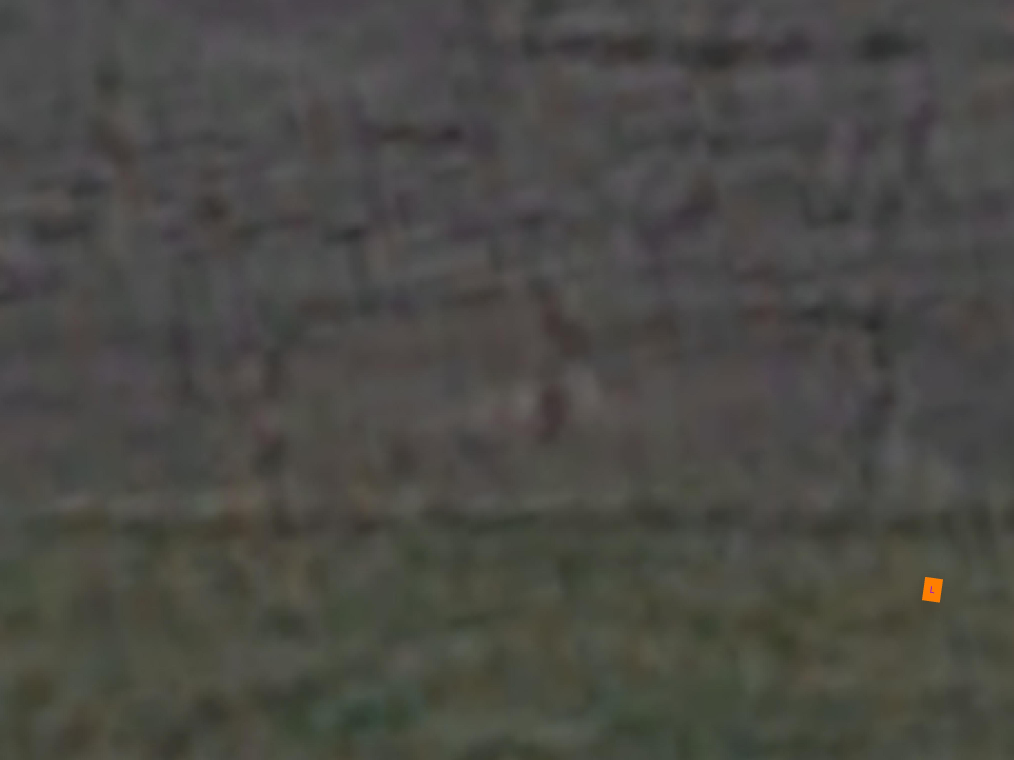
#> input picture odlc/color-detection/img_023_tar_000.jpg, 4056 x 3040 px (shown at 1/4 size)
$ python targetLocate.py
#> lines starting #> are read from the running program, lines starting #| are printed output that depends on the picture; after the words box and inside, x2 and y2 are one past the last pixel; in counts of white or black regions, pixels touching at a corner belong together
### odlc/color-detection/tool_imgPreprocessing.py
'''
    Tools for preprocess image
'''

import cv2
import os

# scale image from W * L -> newWidth * (L * newWidth / W)
# if pass newWidth = 0 then we do not scale
def scaleImg(img, newWidth):
    if newWidth == 0:
        return img
    size = img.shape # a tuple (side1, side2, rgb)
    width = min(size[0], size[1]) # find which side is width (the smaller side)
    new_size = (int(size[1] * newWidth / width), int(size[0] * newWidth / width))
    scaled_img = cv2.resize(img, new_size) # scale to new_size
    return scaled_img

# crop image to rectange whose center = centerCoords and has dimension = width * height
def cropImage(img, centerCoords, width, height):
    maxWidth = img.shape[1]
    maxHeight = img.shape[0]
    startRow = centerCoords[1] - int(height / 2)
    endRow = centerCoords[1] + int(height / 2)
    startCol = centerCoords[0] - int(width / 2)
    endCol = centerCoords[0] + int(width / 2)

    # edge case
    if startRow < 0:
        startRow = 0
    if endRow >= maxHeight:
        endRow = maxHeight
    if startCol < 0:
        startCol = 0
    if endCol >= maxWidth:
        endCol = maxWidth
    cropped = img[startRow:endRow, startCol:endCol]
    return cropped

# function that changes brightness and contrast level of an img
# borrow from Stack overflow, similar to what GIMP does
# input value for brightness and contrast should be in range -127 to 127, including both ends
def apply_brightness_contrast(input_img, brightness = 0, contrast = 0):

    if brightness != 0:
        if brightness > 0:
            shadow = brightness
            highlight = 255
        else:
            shadow = 0
            highlight = 255 + brightness
        alpha_b = (highlight - shadow)/255
        gamma_b = shadow

        buf = cv2.addWeighted(input_img, alpha_b, input_img, 0, gamma_b)
    else:
        buf = input_img.copy()

    if contrast != 0:
        f = 131*(contrast + 127)/(127*(131-contrast))
        alpha_c = f
        gamma_c = 127*(1-f)

        buf = cv2.addWeighted(buf, alpha_c, buf, 0, gamma_c)

    return buf

### odlc/color-detection/tool_adaptToRealLife.py
'''
    Real life images can vary in light intensity (or light level)
    Functions that measure the light intensity (or light level) of runaway.
    From Light level, apply appropriate contrast and brightness change to image
'''

import numpy as np
import cv2

import tool_imgPreprocessing as prepr
import tool_colorFunc as colorFunc

DEBUG = False

# give a background image measure light level
def measureBackgroundLightLevel(img):
    if DEBUG: print('>> in measureBackgroundLightLevel: measuring light level of image and estimate its average color')
    imgScaled = prepr.scaleImg(img, 30)
    # cv2.imshow('scaled', imgScaled)  # for TESTING
    # cv2.waitKey(0)                   # for TESTING
    imgScaledHSV = cv2.cvtColor(imgScaled, cv2.COLOR_BGR2HSV)
    height = imgScaled.shape[0]
    width = imgScaled.shape[1]

    # sum all pixels and get average
    numPixel = 0
    sumB = 0
    sumG = 0
    sumR = 0
    for y in range(height):
        for x in range(width):
            if not (colorFunc.hsvInRangeArray(imgScaledHSV[y][x], colorFunc.lowerWhite_array, colorFunc.upperWhite_array) or colorFunc.hsvInRangeArray(imgScaledHSV[y][x], colorFunc.lowerBlack_array, colorFunc.upperBlack_array)):
                numPixel += 1
                sumB += imgScaled[y][x][0]
                sumG += imgScaled[y][x][1]
                sumR += imgScaled[y][x][2]

    averageColor = np.array([[[int(sumB / numPixel), int(sumG / numPixel), int(sumR / numPixel)]]], dtype = np.uint8)
    averageColorHSV = cv2.cvtColor(averageColor, cv2.COLOR_BGR2HSV)

    # light level of the average is the V value
    lightLevel = averageColorHSV[0][0][2]

    # show output
    if DEBUG:
        print('average color: {} -> averageHSV color: {}, light level: {}'.format(averageColor, averageColorHSV, lightLevel))
        print('>> end measureBackgroundLightLevel')
    return lightLevel

# get corresponding brightness change and contrast change depending on lightLevel
# to pass to function apply_brightness_contrast() in y_imgPreprocessing.py
def getBrightnessContrastChange(lightLevel):
    if DEBUG: print('>> in getBrightnessContrastChange()')
    brightnessChange = 0
    contrastChange = 0

    # light level table
    if 35 <= lightLevel and lightLevel <= 45:           # this is light level of real images in folder 15march
        brightnessChange = 82
        contrastChange = 95
    elif lightLevel < 70:                               # ???
        if DEBUG: print('I do not recognize this light level')
        brightnessChange = 82
        contrastChange = 95
    elif 70 <= lightLevel and lightLevel <= 100:        # this is light level of the simulated image
        brightnessChange = 0
        contrastChange = 0
    elif lightLevel < 165:                              # ???
        if DEBUG: print('I do not recognize this light level')
        brightnessChange = -105
        contrastChange = 95
    elif 165 <= lightLevel and lightLevel <= 180:       # this is light level of real images in folder 4march
        brightnessChange = -105
        contrastChange = 95
    else:                                               # ???
        if DEBUG: print('I do not recognize this light level')
        brightnessChange = -105
        contrastChange = 95

    if DEBUG:
        print('Light Level: {} -> Brightness change: {}, Contrast change: {}'.format(lightLevel, brightnessChange, contrastChange))
        print('>> Finish getBrightnessContrastChange()')
    return brightnessChange, contrastChange

### odlc/color-detection/tool_colorFunc.py
'''
    given a pixel with known hsv value, determine color
'''

import cv2
from tool_color import *

# check if hsv is in range input lower and input upper
def hsvInRangeSingle(hsv, lower, upper):
    if lower[0] > hsv[0] or hsv[0] > upper[0]:
        return False
    if lower[1] > hsv[1] or hsv[1] > upper[1]:
        return False
    if lower[2] > hsv[2] or hsv[2] > upper[2]:
        return False
    return True

# check if hsv is in range any input lower and upper
def hsvInRangeArray(hsv, lower_array, upper_array):
    lenArray = len(lower_array)
    for i in range(lenArray):
        if hsvInRangeSingle(hsv, lower_array[i], upper_array[i]):
            return True

    return False

# get the color name that best match with input hsv
# [41 lines left out: function getColorOfPixel, not called in this run]

# turn all HSVpixels that is in range lower_array and upper_array to white. others turn to black
def extractMask(imgHSV, lower_array, upper_array):
    lenArray = len(lower_array)
    mask_array = []
    for i in range(lenArray):
        mask = cv2.inRange(imgHSV, lower_array[i], upper_array[i])
        mask_array.append(mask)
    maskTotal = np.zeros((imgHSV.shape[0], imgHSV.shape[1]), dtype = np.uint8)
    for mask in mask_array:
        maskTotal = cv2.bitwise_or(maskTotal, mask)
    return maskTotal

### odlc/color-detection/targetLocateHelper.py
'''
    Helper functions for y_targetLocate.py
'''

import cv2
import numpy as np
import os
import tool_colorFunc as colorFunc              # color
import tool_adaptToRealLife as adapt            # real image: light level
import tool_imgPreprocessing as prepr           # preprocessing img
import tool_nameFormatHelper as nameHelper        # deal with file name
import findShapeInMask as findTar

DEBUG = False
SHOW_IMG = False

# preprocessing img before locating targets
def imgPreprocessing(img):
    lightLevel = adapt.measureBackgroundLightLevel(img)
    brightnessChange, contrastChange = adapt.getBrightnessContrastChange(lightLevel)
    if DEBUG: print('brightnessChange: {}, contrastChange: {}'.format(brightnessChange, contrastChange))
    img = prepr.apply_brightness_contrast(img, brightnessChange, contrastChange)
    return img

# return a list of color-filtered masks
def collectingMasks(img):
    if DEBUG: print('>> Begin collecting masks')
    imgHSV = cv2.cvtColor(img, cv2.COLOR_BGR2HSV)
    # collecting mask
    maskList = []
    for color in colorFunc.colorDict.keys():
        lowerArray, upperArray = colorFunc.colorDict[color]
        mask = colorFunc.extractMask(imgHSV, lowerArray, upperArray)
        maskList.append((color, mask))
    if DEBUG: print('>> Finish collecting masks')
    return maskList

# write masks to a folder
# [12 lines left out: function writeMaskToMaskFolder, not called in this run]

# main function that locates targets and also determine its shape color, continue after collecting mask
def targetLocation(img, stdTargetMinSize, stdTargetMaxSize, stdMinRatioBtwAreaContourAndAreaRect, stdMinRatioBtwNumPixelInsideContourAndAreaContour):

    # collect mask
    mask_list = collectingMasks(img)

    # target localization
    TargetFound_list = []
    if DEBUG: print('>> Begin targetLocation:')
    for mask in mask_list:
        # init imgMask
        color = mask[0]
        imgMask = mask[1]
        if DEBUG: print(color)

        # detect possible targets
        TargetFound_list.extend(findTar.findShapeInMask(imgMask, color, stdTargetMinSize, stdTargetMaxSize, stdMinRatioBtwAreaContourAndAreaRect, stdMinRatioBtwNumPixelInsideContourAndAreaContour))
        if DEBUG: print('------------------------------------------------')

    if DEBUG: print('>> Finish targetLocation!')
    return TargetFound_list
            # color, centroid, averageSize

# cropping targets from input img
# after locating the possibile targets, crop them and save them to dest folder
def cropFoundTargets(img, imgName, TargetFound_list, destFolder, enableClearOldFiles, ImgTargetRatio):
    if DEBUG: print('>> Begin cropFoundTargets. Clear old files =', enableClearOldFiles)
    if enableClearOldFiles:
        # clear destFolder first
        oldFiles = os.listdir(destFolder)
        if len(oldFiles) != 0:
            for file in oldFiles:
                os.remove(os.path.join(destFolder, file))

    crop_list = []
    # for each found target, crop it
    for targetFound in TargetFound_list:

        # get info of target
        centerCoords = (int(targetFound[1][0]), int(targetFound[1][1]))
        originalImgName = nameHelper.cutExtension(imgName)
        shapeColor = targetFound[0]
        targetSize = targetFound[2]

        # crop target and add crop to crop_list
        cropSize = int(targetSize * ImgTargetRatio)
        if DEBUG: print('targetSize: {}, ImgTargetRatio: {} -> cropSize: {}'.format(targetFound[2], ImgTargetRatio, cropSize))
        crop = prepr.cropImage(img, centerCoords, cropSize, cropSize)
        crop_list.append((originalImgName, centerCoords, shapeColor, crop))

        # FOR EXPORTING CROP TO IMAGES
        # get name for crop file, get path for crop file
        cropName = originalImgName + '_' + str(centerCoords[0]) + '-' + str(centerCoords[1]) + '_' + shapeColor + '.jpg'
                   # <originalImgName>_<centerCoords>_<targetShapeColor>.jpg
        print('creating file {}\n-----------------------------------'.format(cropName))

        # write crop to destFolder
        cropPath = os.path.join(destFolder, cropName)
        cv2.imwrite(cropPath, crop)
    if DEBUG: print('>> Finish cropFoundTargets!')

    return crop_list

### odlc/color-detection/tool_nameFormatHelper.py
'''
    Goal: Functions that deal with Name of file
'''

# return file name without extension
def cutExtension(fileName):
    idx = fileName.rfind('.')
    nameWithoutExtension = fileName[:idx]
    # print('fileName: {}, fileName after cut extension: {}'.format(fileName, nameWithoutExtension))
    return nameWithoutExtension

# get extension of the file name
# [8 lines left out: function getExtension, not called in this run]

### odlc/color-detection/findShapeInMask.py
'''
    redefine findShape() in y_targetLocateHelper
'''

import cv2
import numpy as np
import copy

# TESTING params
DEBUG = False
SHOW_IMG = False


# detect shapes that is valid (valid size and valid area)
def findShapeInMask(mask, maskName, targetMinSize, targetMaxSize, minRatioBtwAreaContourAndAreaRect, minRatioBtwNumPixelInsideContourAndAreaContour):

    if SHOW_IMG:
        copyMask = copy.deepcopy(mask)                          # FOR TESTING
        copyMask = cv2.cvtColor(copyMask, cv2.COLOR_GRAY2BGR)   # FOR TESTING

    # # binarize mask so that black pixel is 255 and white pixel is 0
    # _, mask = cv2.threshold(mask, 127, 255, cv2.THRESH_BINARY)

    # get list of contours
    contours, _ = cv2.findContours(mask, cv2.RETR_LIST, cv2.CHAIN_APPROX_SIMPLE)

    # process each contour and grab contour that satisfy with size range and minimum area ratio
    possibleTarget_list = []
    for contour in contours:

        # min bounding box of Target
        rect = cv2.minAreaRect(contour)
        width, height = rect[1]
        width = int(width)
        height = int(height)

        # filter contours with valid size
        if targetMinSize <= width and width <= targetMaxSize and targetMinSize <= height and height <= targetMaxSize:
            M = cv2.moments(contour)

            # skip if the area is not valid
            areaContour = M['m00']
            ratioBtwAreaContourAndAreaRect = round(areaContour / (width * height), 3)
            if DEBUG: print('Area of contour: {}, area of rectangle: {} -> ratio: {}'.format(areaContour, width * height, ratioBtwAreaContourAndAreaRect))
            if ratioBtwAreaContourAndAreaRect < minRatioBtwAreaContourAndAreaRect:
                if DEBUG: print('---------------------------')
                continue

            # skip if the number of white pixel inside contour is not valid
            x1, y1, width1, height1 = cv2.boundingRect(contour) # width1, height1 is different to width, height
            numPixelInsideContour = 0
            arrayPixelInsideContour = []  # for TESTING
            for x in range(int(x1), int(x1 + width1)):
                for y in range(int(y1), int(y1 + height1)):
                    if cv2.pointPolygonTest(contour, (x, y), False) == 1:     # count number of white pixel inside contour
                        if mask[y][x] >= 127:
                            arrayPixelInsideContour.append((x, y)) # for TESTING
                            numPixelInsideContour += 1
            ratioBtwNumPixelInsideContourAndAreaContour = round(numPixelInsideContour / areaContour, 3)
            if DEBUG: print('Number of white pixels inside contour: {}, area: {} -> ratio: {}'.format(numPixelInsideContour, areaContour, ratioBtwNumPixelInsideContourAndAreaContour))
            if ratioBtwNumPixelInsideContourAndAreaContour < minRatioBtwNumPixelInsideContourAndAreaContour:
                if DEBUG: print('---------------------------')
                continue

            # get centroid of contour
            cx = int(M['m10']/M['m00'])
            cy = int(M['m01']/M['m00'])
            centroid = (cx, cy)

            # get average size
            averageSize = int((width1 + height1) / 2)

            # add to the list
            if DEBUG:
                print('Info about contour: width: {}, height: {}, area: {}, centroid: {}, average size: {}'.format(width, height, areaContour, centroid, averageSize))
            possibleTarget_list.append([maskName, centroid, averageSize])
                                        # color, centroid, target average size

            # SHOW IMG

            if SHOW_IMG:
                # fill white pixel inside contour with blue dots
                for point in arrayPixelInsideContour:                                      # for TESTING
                    copyMask[point[1]][point[0]] = [255, 0, 0]                             # for TESTING

                # draw yellow box surrouding the found target
                box = cv2.boxPoints(rect)                                                  # for TESTING
                box = np.intp(box)                                                         # for TESTING
                copyMask = cv2.drawContours(copyMask, [box], 0, (0,255,255), 2)            # for TESTING                                                   # for TESTING

                # draw contour
                copyMask = cv2.drawContours(copyMask, [contour], 0, (0, 0, 255), 2)        # for TESTING
    if SHOW_IMG:
        cv2.imshow(maskName, copyMask)                                    # for TESTING
        cv2.waitKey(0)                                                    # for TESTING

    return possibleTarget_list

### odlc/color-detection/targetLocate.py
'''
    Goal: locate targets on gray background using color (except gray objects)
'''
import os
import cv2
import targetLocateHelper as targetLoc
import tool_imgPreprocessing as prepr

# init hypervariables
stdTargetMinSize = 40
stdTargetMaxSize = 120
stdMinRatioBtwAreaContourAndAreaRect = 1/3
stdMinRatioBtwNumPixelInsideContourAndAreaContour = 0.5
stdImgTargetRatio = 10 / 6 # the ratio the size of crop target image and the size of target

# input images and folder
folderPath = ''
imgName_list = ['img_023_tar_000.jpg']
destFolderForCrop = 'cropImages'

# for each image get centerCoords, Area of target, Shape color, width * height of target
for imgName in imgName_list:
    imgPath = os.path.join(folderPath, imgName)
    img = cv2.imread(imgPath)
#> img is the input picture: shape (3040, 4056, 3); mean B, G, R 69, 73.5, 74.1

    # preprocessing image
    imgPreprocessed = targetLoc.imgPreprocessing(img)
#> in scaleImg, `scaled_img = cv2.resize(img, new_size)`:
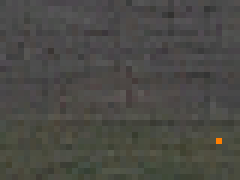
#> scaled_img: shape (30, 40, 3) (shown 6 times larger); mean B, G, R 69, 73.6, 74.2
#> in measureBackgroundLightLevel, `imgScaledHSV = cv2.cvtColor(imgScaled, cv2.COLOR_BGR2HSV)`: imgScaledHSV: shape (30, 40, 3); mean H, S, V 46.3, 22, 75.1
    # cv2.imshow('imgPreprocessed', imgPreprocessed)   # TESTING
    # cv2.waitKey(0)                                   # TESTING

    # target locating
    TargetFound_list = targetLoc.targetLocation(imgPreprocessed, stdTargetMinSize, stdTargetMaxSize, stdMinRatioBtwAreaContourAndAreaRect, stdMinRatioBtwNumPixelInsideContourAndAreaContour)
#> in collectingMasks, `imgHSV = cv2.cvtColor(img, cv2.COLOR_BGR2HSV)`: imgHSV: shape (3040, 4056, 3); mean H, S, V 46.6, 22.1, 75.1
#> the loop in collectingMasks, `for color in colorFunc.colorDict.keys():` made 9 passes
#> pass 3, in collectingMasks, `mask = colorFunc.extractMask(imgHSV, lowerArray, upperArray)`:
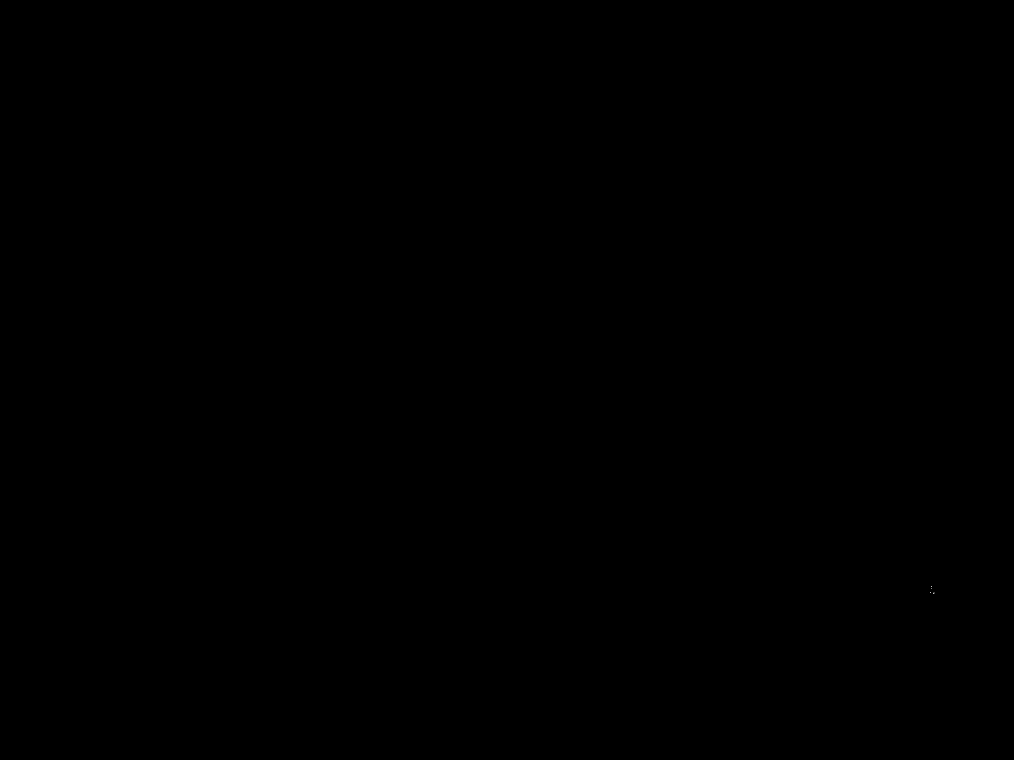
#> mask: shape (3040, 4056) (shown at 1/4 size); 0% white in thin lines or dots, all inside (x1, y1, x2, y2) = (3721, 2345, 3737, 2373)
#> the loop in targetLocation, `for mask in mask_list:` made 9 passes
#> after the loop in targetLocation, `for mask in mask_list:`: imgMask: shape (3040, 4056); 0.05% white; 1 white region, box (x1, y1, x2, y2) and area: (3688, 2308, 3772, 2410) 6609
    for targetFound in TargetFound_list:
        print(targetFound)
#> this loop made 2 passes
#> targetFound on passes 1 to 2: ['Brown', (3207, 2658), 54], ['Orange', (3729, 2358), 93]
#| ['Brown', (3207, 2658), 54]
#| ['Orange', (3729, 2358), 93]
        # color, centerCoords, targetSize

    # cropping targets from input img / imgPreprocessed
    cropList = targetLoc.cropFoundTargets(imgPreprocessed, imgName, TargetFound_list, destFolderForCrop, True, stdImgTargetRatio)
#> the loop in cropFoundTargets, `for targetFound in TargetFound_list:` made 2 passes
#| creating file img_023_tar_000_3207-2658_Brown.jpg
#| -----------------------------------
#| creating file img_023_tar_000_3729-2358_Orange.jpg
#| -----------------------------------
#> pass 1, in cropImage, `cropped = img[startRow:endRow, startCol:endCol]`:
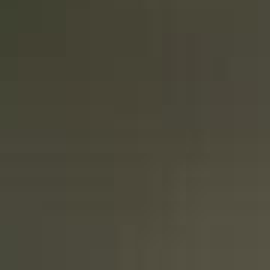
#> cropped: shape (90, 90, 3) (shown 3 times larger); mean B, G, R 57.7, 72.1, 74.4
#> pass 2, in cropImage (call 2), `cropped = img[startRow:endRow, startCol:endCol]`:
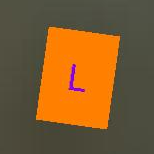
#> cropped: shape (154, 154, 3); mean B, G, R 46.2, 90.6, 126.9
